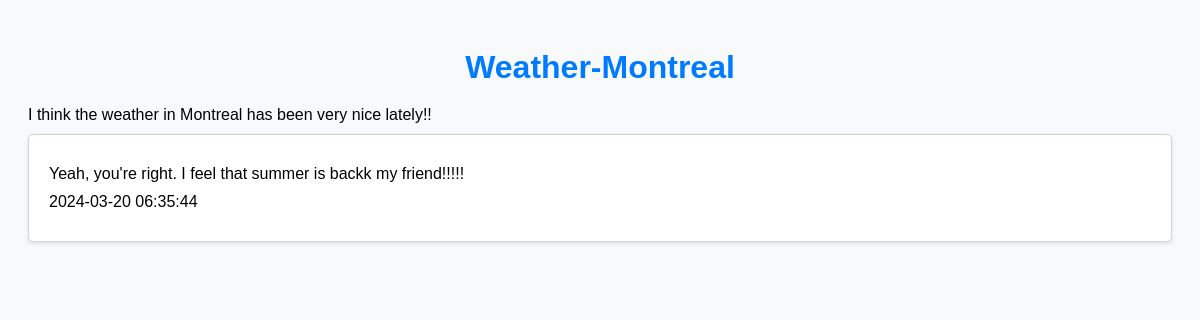
Page /Publication/viewPublicationComments/61 on the earlier database version.
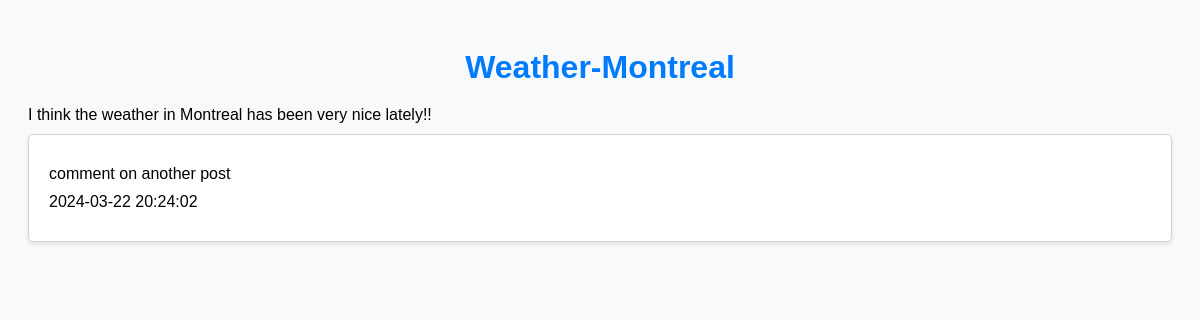
Same page on the later database version.
### tables this page shows
CREATE TABLE `publication_comment` (
  `publication_comment_id` int(11) NOT NULL,
  `publication_id` int(11) NOT NULL,
  `timestamp` timestamp NOT NULL DEFAULT current_timestamp(),
  `profile_id` int(11) NOT NULL,
  `comment_text` varchar(255) NOT NULL
);

### app/core/Controller.php (called while the page is built, shortened)
<?php
class Controller
{
	function view($name, $data = null)
	{
		include ('app/views/' . $name . '.php');
	}
}

### app/controllers/Comment.php (called while the page is built, shortened)
<?php
class Comment extends \app\core\Controller
{
    public function viewPublicationComments($publication_id)
    {
        $publicationModel = new \app\models\Publication();
        $publication = $publicationModel->getById($publication_id);
        $commentModel = new \app\models\PublicationComment();
        $comments = $commentModel->getAllByPublicationId($publication_id);
        $data = [
            'publication' => $publication,
            'comments' => $comments
        ];
        $this->view('Comment/viewPublicationComments', $data);
    }
}

### app/core/App.php (called while the page is built, shortened)
<?php
class App
{
    private $routes = [];
    public function addRoute($url, $handler)
    {
        $url = preg_replace('/{([^\/]+)}/', '(?<$1>[^\/]+)', $url);
        $this->routes[$url] = $handler;
    }
    public function resolve($url)
    {
        $matches = [];
        foreach ($this->routes as $routePattern => $controllerMethod) {
            if (preg_match("#^$routePattern$#", $url, $matches)) {
                $namedParams = array_filter(
                    $matches,
                    function ($key) {
                        return !is_numeric($key);
                    }
                    ,
                    ARRAY_FILTER_USE_KEY
                );
                return [$controllerMethod, $namedParams];
            }
        }
        return false;
    }
    function __construct()
    {
        $url = $_GET['url'];
        [$controllerMethod, $namedParams] = $this->resolve($url);
        [$controller, $method] = explode(',', $controllerMethod);
        $controllerInstance = new $controller();
        call_user_func_array([$controllerInstance, $method], $namedParams);
    }
}

### index.php (called while the page is built, shortened)
<?php
new App();

### app/core/autoload.php (called while the page is built, shortened)
<?php
spl_autoload_register(
    function ($class_name) {
        $class_name = str_replace('\\', DIRECTORY_SEPARATOR, $class_name);
        if (file_exists($class_name . '.php')) {
            return true;
        } else {
            return false;
        }
    }
);

### app/core/Model.php (called while the page is built, shortened)
<?php
class Model
{
	public function __construct()
	{
		$host = 'localhost';
		$dbname = 'ecommerce';
		$user = 'root';
		$pass = '';
	}
}

### app/models/Publication.php (called while the page is built, shortened)
<?php
class Publication extends \app\core\Model
{
    public function getById($publication_id)
    {
        $SQL = 'SELECT * FROM publication WHERE publication_id = :publication_id';
        $STMT = self::$_conn->prepare($SQL);
        $STMT->execute(['publication_id' => $publication_id]);
        $STMT->setFetchMode(PDO::FETCH_CLASS, 'app\models\Publication');
        return $STMT->fetch();
    }
}

### app/models/PublicationComment.php (called while the page is built, shortened)
<?php
class PublicationComment extends \app\core\Model
{
    public function getAllByPublicationId($publication_id)
    {
        $SQL = 'SELECT * FROM publication_comment WHERE publication_id = :publication_id';
        $STMT = self::$_conn->prepare($SQL);
        $STMT->execute(['publication_id' => $publication_id]);
        $STMT->setFetchMode(PDO::FETCH_CLASS, 'app\models\PublicationComment');
        return $STMT->fetchAll();
    }
}

### app/views/Comment/viewPublicationComments.php (the view, shortened to what this page needs)
<!DOCTYPE html>
<head>
    <link rel="stylesheet" href="/app/commentStyles.css">
</head>
<body>
    <h1>
        <?php echo $publication->publication_title; ?>
    </h1>
    <p>
        <?php echo $publication->publication_text; ?>
    </p>
    <?php foreach ($comments as $comment): ?>
        <div class="comment">
            <p>
                <?php echo $comment->comment_text; ?>
            </p>
            <p>
                <?php echo $comment->timestamp; ?>
            </p>
        </div>
    <?php endforeach; ?>
</body>
</html>

Differences in the rows shown:
removed publication_comment: comment_text "Yeah, you're right. I feel that summer is backk my friend!!!!!", timestamp "2024-03-20 06:35:44"
added publication_comment: comment_text "comment on another post", timestamp "2024-03-22 20:24:02"
